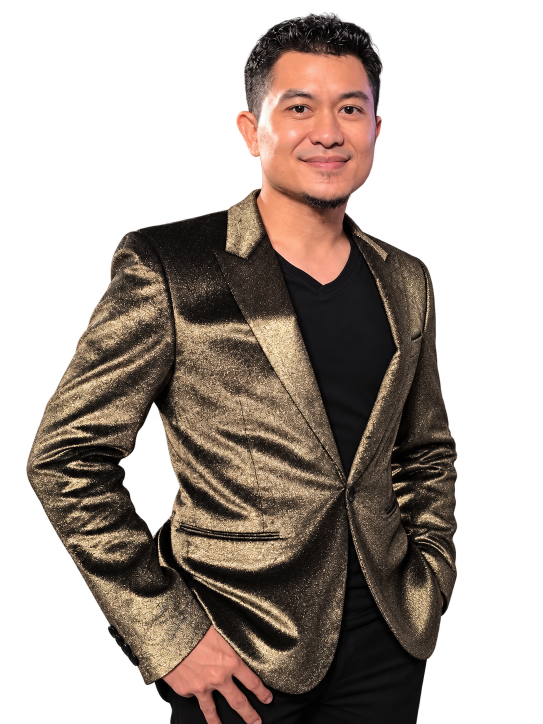
#> input picture assets/img/profile/metallicgold.png, 1086 x 1448 px (shown at 1/2 size); its folder holds 4 pictures in this run
$ python make-presskit.py
#> lines starting #> are read from the running program, lines starting #| are printed output that depends on the picture
#> in build, raw is the input picture: PIL image 1086x1448 RGBA; mean R, G, B, A 49.9, 39.4, 32.4, 126.5
#!/usr/bin/env python3
"""
Press-kit portraits for the speaker media kit.

Source  : assets/img/profile/<slug>.png            (full size, transparent cutouts)
Output  : public/assets/img/press/press-<slug>-square.png  (1080x1080 head/shoulders crop)
          public/assets/img/press/press-<slug>-full.png    (full body, capped at 1600px)

PNG keeps the alpha channel: press users can place the cutout on any
background. Square crops take the top square of the 3:4 full-body frame,
which holds head and shoulders for every portrait in the set.

The curated press set lives in config/site.php (media_kit.press_portraits);
run with a slug to (re)build one portrait, or no args for the whole set.

Run:  python3 tools/make-presskit.py [slug]
Idempotent: a derivative is only rebuilt when the source is newer.
"""

import json
import sys
from pathlib import Path

from PIL import Image, ImageOps

ROOT = Path(__file__).resolve().parent.parent
SRC = ROOT / "assets" / "img" / "profile"
OUT = ROOT / "public" / "assets" / "img" / "press"

SQUARE = 900
FULL_MAX = 1400


def fresh(src: Path, dest: Path) -> bool:
    return dest.exists() and dest.stat().st_mtime >= src.stat().st_mtime


def build_square(img: Image.Image) -> Image.Image:
    side = min(img.width, img.height)
#> side = 1086
    top = img.crop((0, 0, side, side))
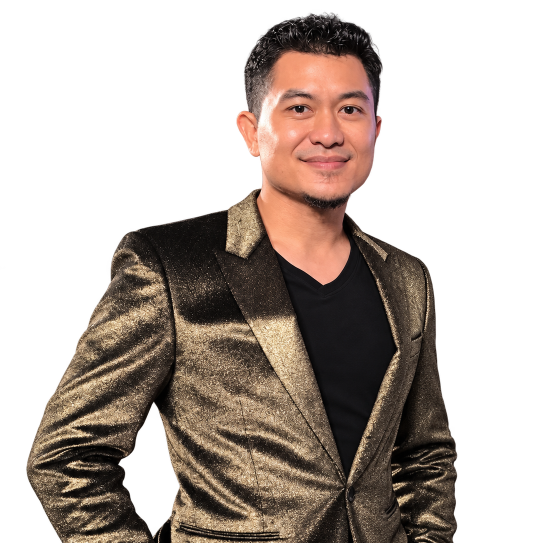
#> top: PIL image 1086x1086 RGBA (shown at 1/2 size); mean R, G, B, A 50.8, 39.8, 32.7, 118.8; transparent parts drawn white
    if side != SQUARE:
        top = top.resize((SQUARE, SQUARE), Image.LANCZOS)
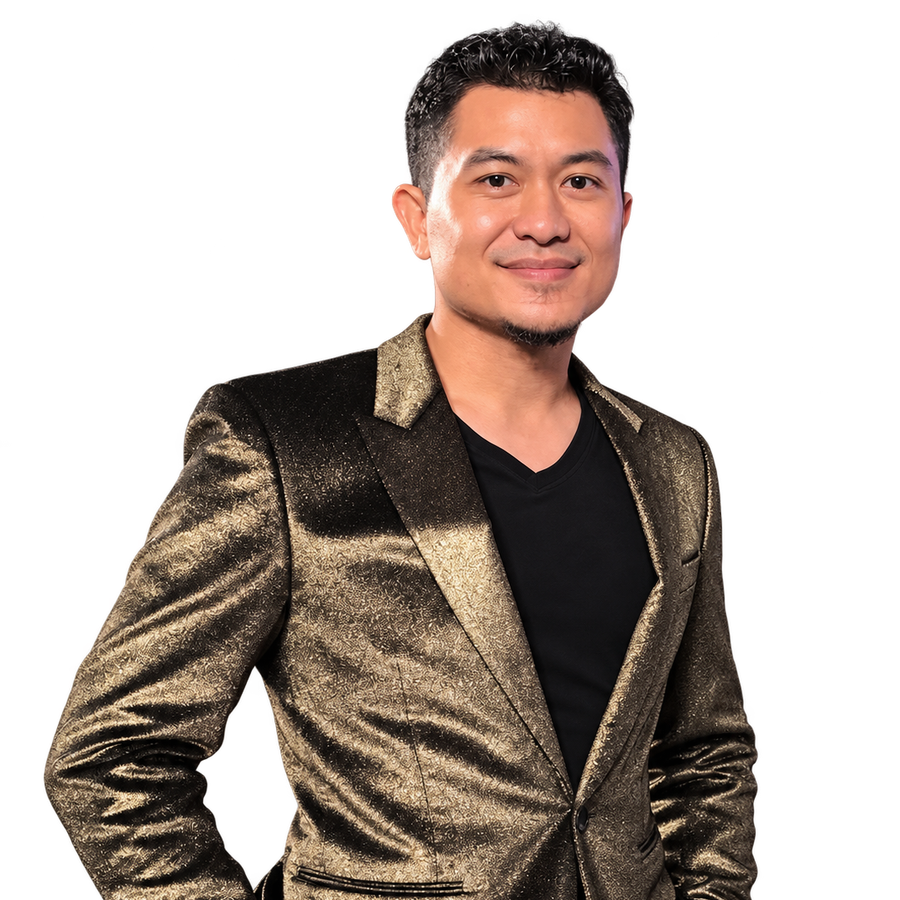
#> top: PIL image 900x900 RGBA; mean R, G, B, A 50.6, 39.7, 32.6, 118.8; transparent parts drawn white
    return top


def build_full(img: Image.Image) -> Image.Image:
    if max(img.size) <= FULL_MAX:
        return img.copy()
    scale = FULL_MAX / max(img.size)
    size = (round(img.width * scale), round(img.height * scale))
    return img.resize(size, Image.LANCZOS)


def build(slug: str) -> dict:
    src = SRC / f"{slug}.png"
    if not src.exists():
#> (the run stopped early here; a loop or call above may not have finished)
